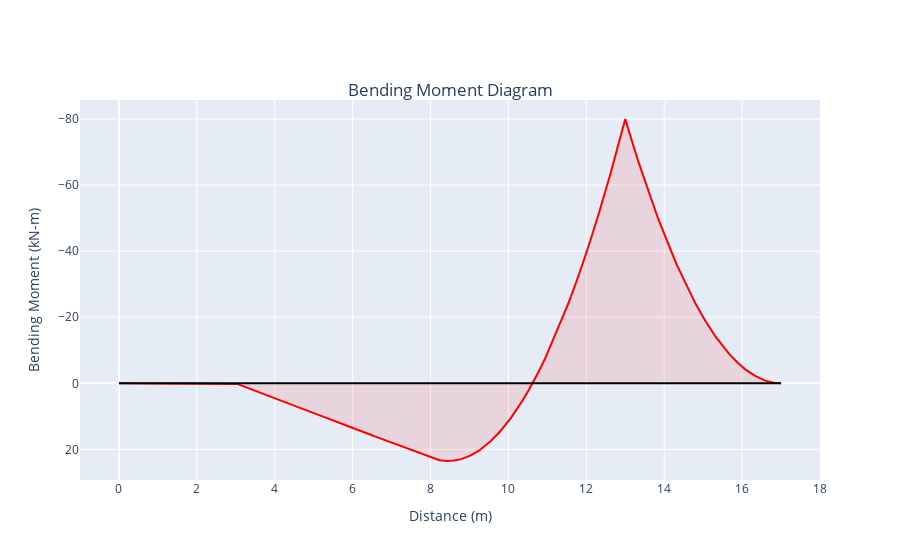

Notebook code cell kept with this figure:
### Code cell
#Define the layout for Bending Moment Diagram
layout = go.Layout(
    title = {
            "text": "Bending Moment Diagram",
             "y":0.85,
             "x":0.5,
             "xanchor": "center",
             "yanchor": "top"
             }, 
    yaxis = dict(
        title = "Bending Moment (kN-m)",
        autorange="reversed"
        ),
    xaxis = dict(
        title="Distance (m)",
        range=[-1,span+1],
        ),
showlegend = False,
)

line = go.Scatter(
    x = X,
    y = -sum(bendingMoment),
    mode="lines",
    name="Bending Moment",
    fill="tonexty",
    line_color="red",
    fillcolor="rgba(255,0,0,0.1)"
)

axis = go.Scatter(
    x = [0,span],
    y = [0,0],
    mode="lines",
    line_color="black"
)

#Generate and view the Figure

fig = go.Figure(data=[line,axis], layout=layout)

py.offline.iplot(fig)

### Figure 1 — Plotly figure (JSON) as saved in the notebook; plotly's stock layout.template omitted (floating-point values rounded to 4 significant figures; data arrays with more than 128 entries replaced by an {"elided": "..."} marker saying what was removed)
{"data": [{"fill": "tonexty", "fillcolor": "rgba(255,0,0,0.1)", "line": {"color": "red"}, "mode": "lines", "name": "Bending Moment", "type": "scatter", "x": {"elided": "10001 float values"}, "y": {"elided": "10001 float values"}}, {"line": {"color": "black"}, "mode": "lines", "type": "scatter", "x": [0, 17], "y": [0, 0]}], "layout": {"showlegend": false, "title": {"text": "Bending Moment Diagram", "x": 0.5, "xanchor": "center", "y": 0.85, "yanchor": "top"}, "xaxis": {"range": [-1, 18], "title": {"text": "Distance (m)"}}, "yaxis": {"autorange": "reversed", "title": {"text": "Bending Moment (kN-m)"}}}}
